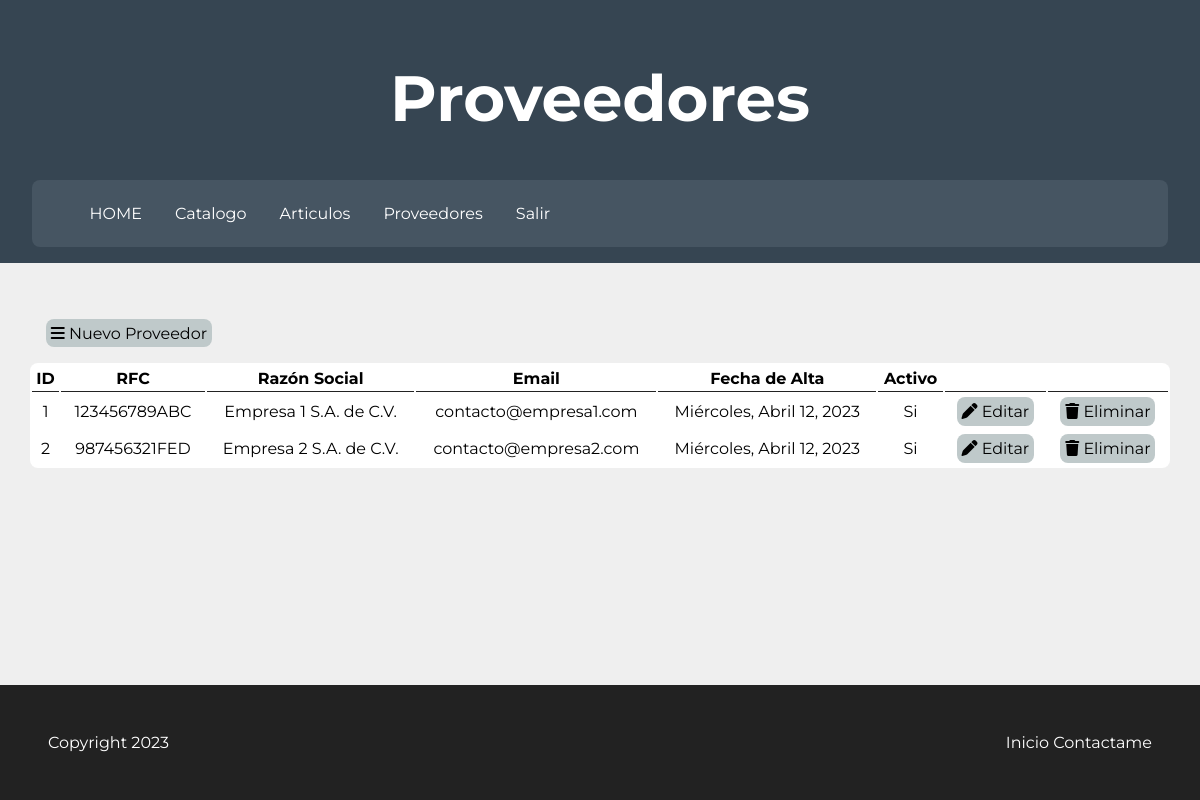
The page /proveedor/listado/ (signed in) on the database as committed earlier.
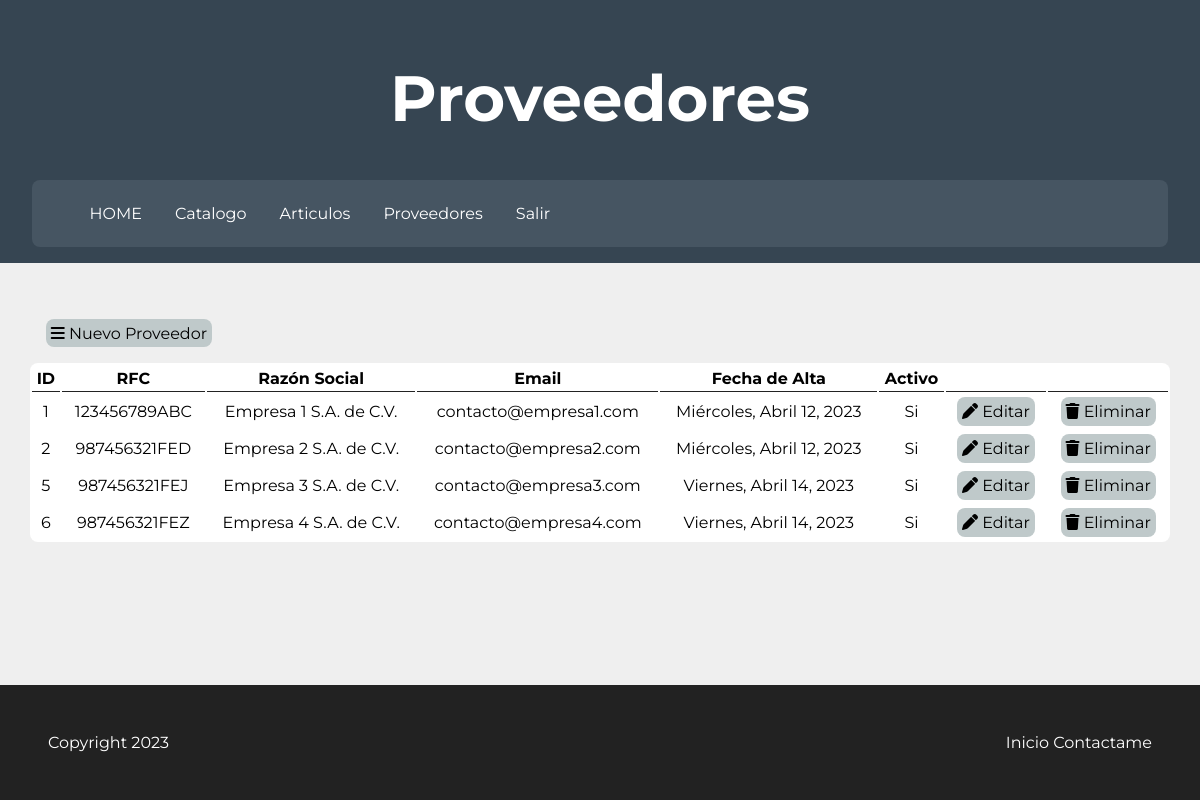
The same page on the database as committed later.
### catalogo/models.py (models this page shows)
class Proveedor(models.Model):
    rfc = models.CharField(max_length=13)
    razon_social = models.CharField(max_length=90)
    email = models.EmailField(max_length=90)
    fecha_alta = models.DateTimeField(auto_now_add=True)
    activo = models.BooleanField(default=True)
    def __str__(self):
        return self.razon_social

### catalogo/views.py (the view)
# urls.py: path('proveedor/listado/', views.mostrar_listado_proveedor, name="listadoProveedor"),
@staff_member_required
def mostrar_listado_proveedor(request):
    from catalogo.models import Proveedor
    parametros = {
        'data': Proveedor.objects.all()
    }
    print(parametros)
    return TemplateResponse(request, 'listado_proveedor.html', parametros)

### templates/listado_proveedor.html (shortened to what this page needs)
{% extends 'base.html' %}
{% block cabecera %}
<h1 id="titulo">Proveedores</h1>
{% endblock %}
{% block content %}
    <section class="lista">
        <a href="{% url 'proveedor' %}" class="btn_guardar btn_tabla">
            <span class="fa fa-bars"></span>
            Nuevo Proveedor
        </a>
        <table  class="tabla">
            <thead>
                <tr>
                    <th>ID</th>
                    <th>RFC</th>
                    <th>Razón Social</th>
                    <th>Email</th>
                    <th>Fecha de Alta</th>
                    <th>Activo</th>
                    <th></th>
                    <th></th>
                </tr>
            </thead>
            <tbody>
                {% for item in data %}
                    <tr>
                        <td>{{ item.id }}</td>
                        <td>{{ item.rfc }}</td>
                        <td>{{ item.razon_social }}</td>
                        <td>{{ item.email }}</td>
                        <td>{{ item.fecha_alta|date:'l, F j, Y' }}</td>
                        <td>{{ item.activo|yesno:"Si, No" }}</td>
                        <td> <a href="{% url 'editarProveedor' item.id %}" class="btn_editar">
                            <span class="fa fa-pen"></span> Editar
                        </a>
                        </td>
                        <td> <a href="{% url 'eliminarProveedor' item.id %}" class="btn_eliminar">
                            <span class="fa fa-trash"></span> Eliminar</a>
                        </td>
                    </tr>
                {% endfor %}
            </tbody>
        </table>
    </section>
{% endblock %}

Rows that differ between the two databases and show on the page:
added Proveedor: id "5", rfc "987456321FEJ", razon_social "Empresa 3 S.A. de C.V.", email "contacto@empresa3.com", fecha_alta "Viernes, Abril 14, 2023", activo "Si"
added Proveedor: id "6", rfc "987456321FEZ", razon_social "Empresa 4 S.A. de C.V.", email "contacto@empresa4.com", fecha_alta "Viernes, Abril 14, 2023", activo "Si"
